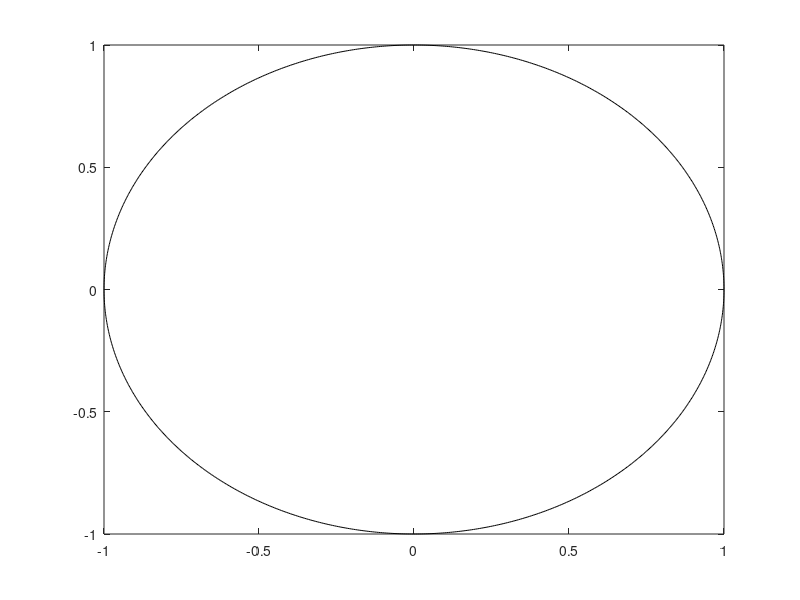

Source code (MATLAB):
function h = circle(r, xc, yc, linestyle)
%
% CIRCLE plot a circle of radius r, centered at (xc,yc)
%
%   CIRCLE() plots a unit circle centered on the origin
%
%   h = CIRCLE() returns the handles to the circle
%
%   CIRCLE(r) draws a unit circle of radius r, centered at the origin
%
%   CIRCLE(r,xc,yc) draws a dircle of radius r, centered at (xc,yc)
%
%   CIRCLE(r,xc,yc,linestyle) accepts a linestyle as a string
%
%   CIRCLE(linestyle) draws a unit circle at the origin with linestyle as a
%       string
%
%   Example:
%
%   figure(1)
%       h = circle(3);
%       set(h, 'LineWidth', 2)
%
%   See also PLOT
%--------------------------------------------------------------------------

theta = linspace(0,2*pi, 1000);

if nargin == 0          % Plot a unit circle centered at the origin
    r = 1;
    xc = 0;
    yc = 0;
    linestyle = 'k-';   % Default linestyle is solid black
    
elseif nargin == 1
    
    if ischar(r)        % check if argument is a linestyle
        linestyle = r;
        r = 1;
    else
        linestyle = 'k-';
    end
    
    xc = 0;
    yc = 0;
    
elseif nargin == 2      % could just give x-value, keep on y-axis
    yc = 0;
    linestyle = 'k-';
    
elseif nargin < 4
    linestyle = 'k-';

end

% Define coordinates
x = xc + r*cos(theta);
y = yc + r*sin(theta);

if nargout == 1
    % Return handle to the circle for style changes
    h = plot(x,y, linestyle);
else
    % suppress output of 
    plot(x,y, linestyle);
end

return
end % function CIRCLE
%--------------------------------------------------------------------------